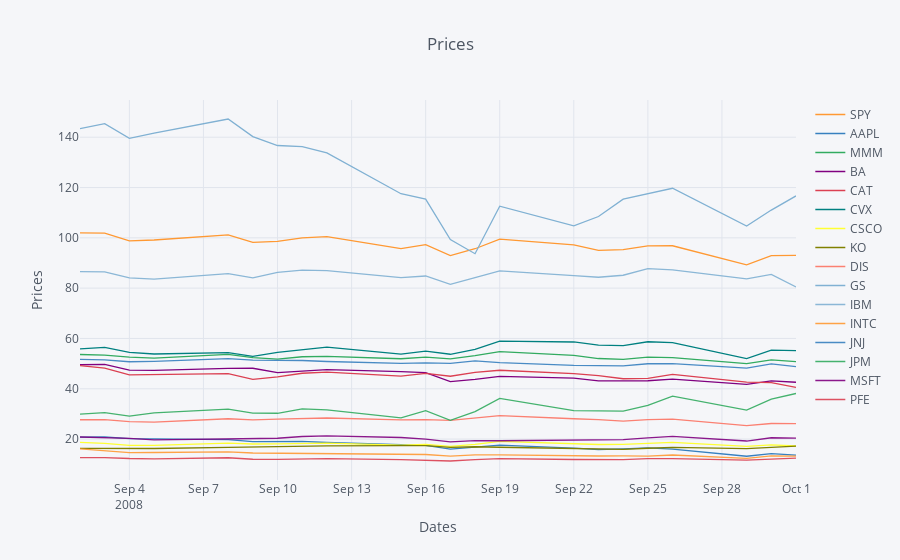
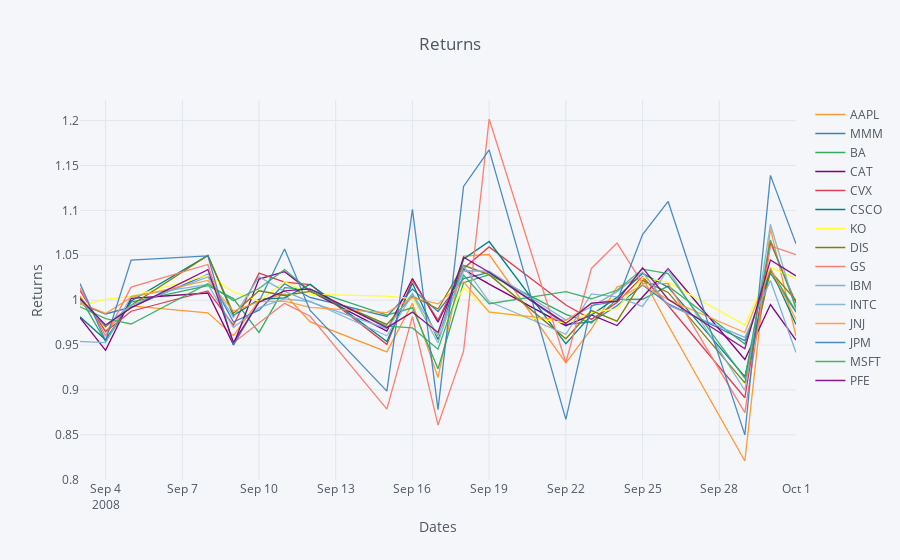
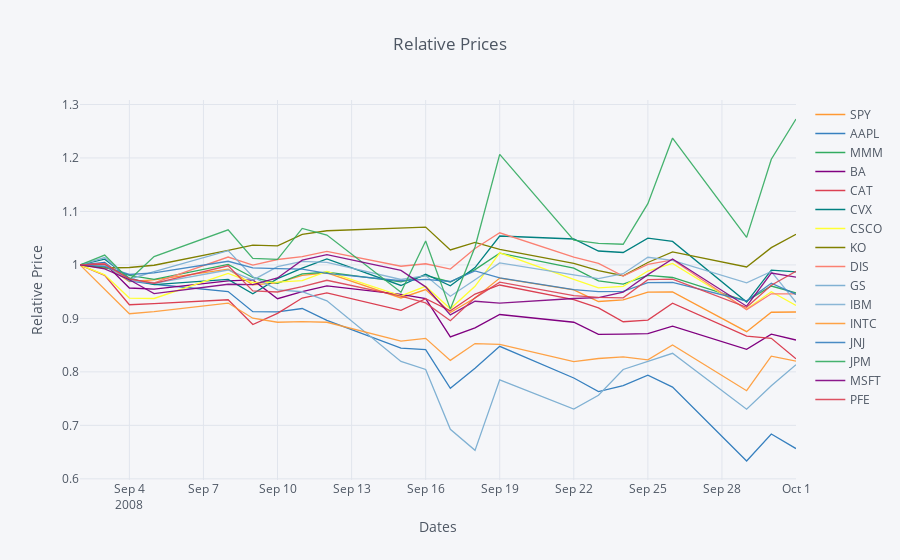

The notebook cell these images were saved under, in order:
### Code cell
# Plot prices
iplot(us_stock_prices.iplot(asFigure=True, kind='scatter',xTitle='Dates',yTitle='Prices',title='Prices'))

# Plot returns
iplot(stock_returns.iplot(asFigure=True, kind='scatter',xTitle='Dates',yTitle='Returns',title='Returns'))

# Plot normalized prices
iplot(stock_prices_norm.iplot(asFigure=True, kind='scatter',xTitle='Dates',yTitle='Relative Price',title='Relative Prices'))
